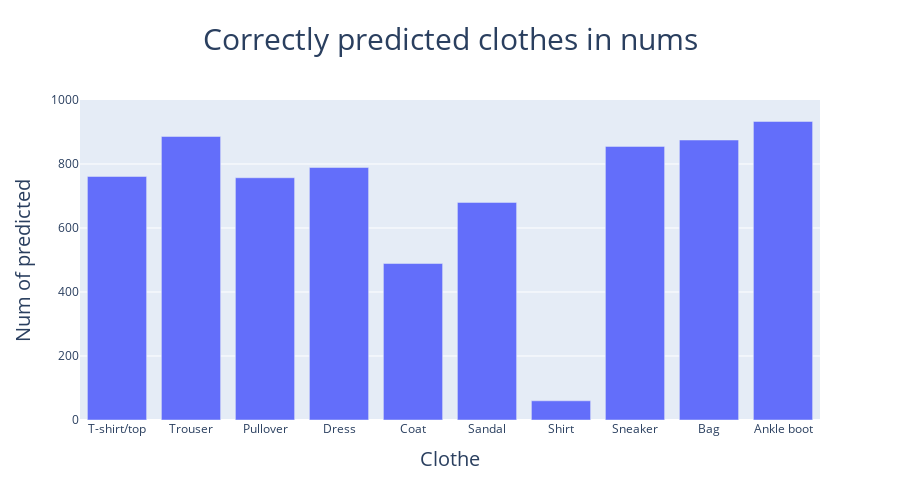

The code cell stored with this chart in its notebook:
### Code cell
data = [
    go.Bar(x = list(labels.values()), y = correctly_predicted),
]

layout = go.Layout(
    height = 500,
    title = dict(
        text = 'Correctly predicted clothes in nums',
        font_size = 30,
        x = .5
    ),
    xaxis_title = dict(
        text = 'Clothe',
        font_size = 20
    ),
    yaxis_range = [0,1000],
    yaxis_title = dict(
        text = 'Num of predicted',
        font_size = 20
    ),
)
go.Figure(data, layout)

### Figure 1 — Plotly figure (JSON) as saved in the notebook; plotly's stock layout.template omitted (floating-point values rounded to 4 significant figures)
{"data": [{"type": "bar", "x": ["T-shirt/top", "Trouser", "Pullover", "Dress", "Coat", "Sandal", "Shirt", "Sneaker", "Bag", "Ankle boot"], "y": [761, 886, 757, 789, 489, 680, 60, 855, 875, 933]}], "layout": {"height": 500, "title": {"font": {"size": 30}, "text": "Correctly predicted clothes in nums", "x": 0.5}, "xaxis": {"title": {"font": {"size": 20}, "text": "Clothe"}}, "yaxis": {"range": [0, 1000], "title": {"font": {"size": 20}, "text": "Num of predicted"}}}}
